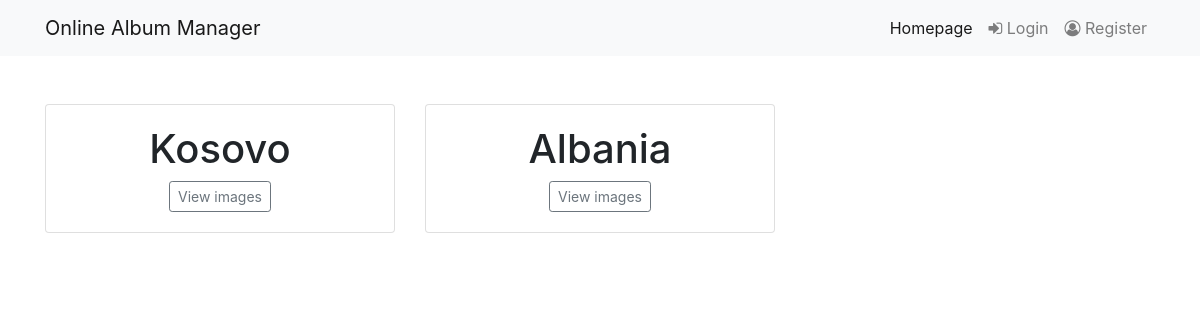
Before: / with the older database file.
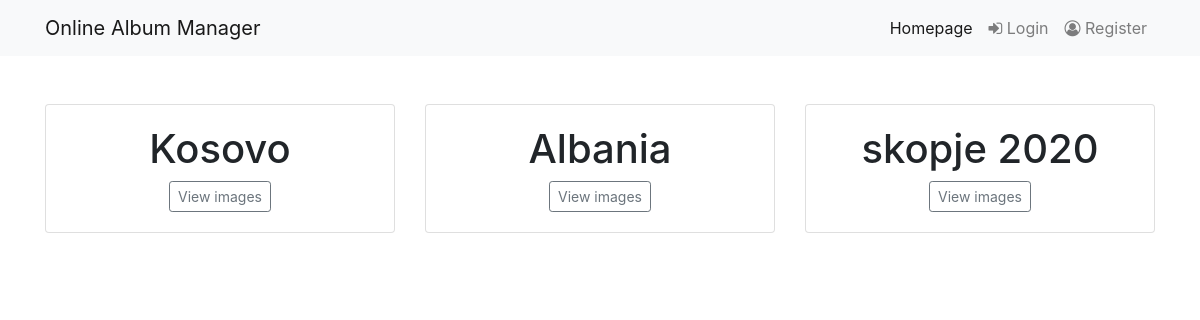
After: the same page with the newer database file.
### app.py (models this page shows, shortened)
class Album(db.Model):
    id = db.Column(db.Integer, primary_key=True)
    title = db.Column(db.String(50), unique=True, nullable=False)
    user_id = db.Column(db.Integer, nullable=False)

### app.py (the view)
@app.route("/")
def homepage():
    albums = Album.query.all()
    return render_template('homepage.html', albums=albums)

### templates/homepage.html (shortened to what this page needs)
<!DOCTYPE html>
<html lang="en">
<head>
    <link rel="stylesheet" href="https://stackpath.bootstrapcdn.com/bootstrap/4.5.2/css/bootstrap.min.css">
    <link rel="stylesheet" href="https://stackpath.bootstrapcdn.com/font-awesome/4.7.0/css/font-awesome.min.css">
</head>
<body>
    <nav class="navbar navbar-expand-lg navbar-light bg-light">
        <div class="container">
            <a class="navbar-brand" href="#">Online Album Manager</a>
            <div class="collapse navbar-collapse" id="navbarNav">
            <ul class="navbar-nav ml-auto">
                <li class="nav-item active">
                <a class="nav-link" href="{{ url_for('homepage') }}">Homepage <span class="sr-only">(current)</span></a>
                </li>
                <li class="nav-item">
                <a class="nav-link" href="{{ url_for('login') }}"><i class="fa fa-sign-in"></i> Login</a>
                </li>
                <li class="nav-item">
                <a class="nav-link" href="{{ url_for('register') }}"><i class="fa fa-user-circle-o"></i> Register</a>
                </li>
            </ul>
            </div>
        </div>
    </nav>
    <div class="container my-5">
        {%  if albums %}
            <div class="row">
            {% for album in albums %}
                <div class="col-md-4">
                    <div class="card">
                        <div class="card-body text-center">
                            <h1>{{ album.title }}</h1>
                            <a href="{{ url_for('view_album_photos', album_id=album.id) }}" class="btn btn-sm btn-outline-secondary">View images</a>
                        </div>
                    </div>
                </div>
            {% endfor %}
            </div>
        {% else %}
            <div class="alert alert-info">
                Zero albums!
            </div>
        {% endif %}
    </div>
</body>
</html>

Changed rows visible on the page:
added Album: title "skopje 2020"
